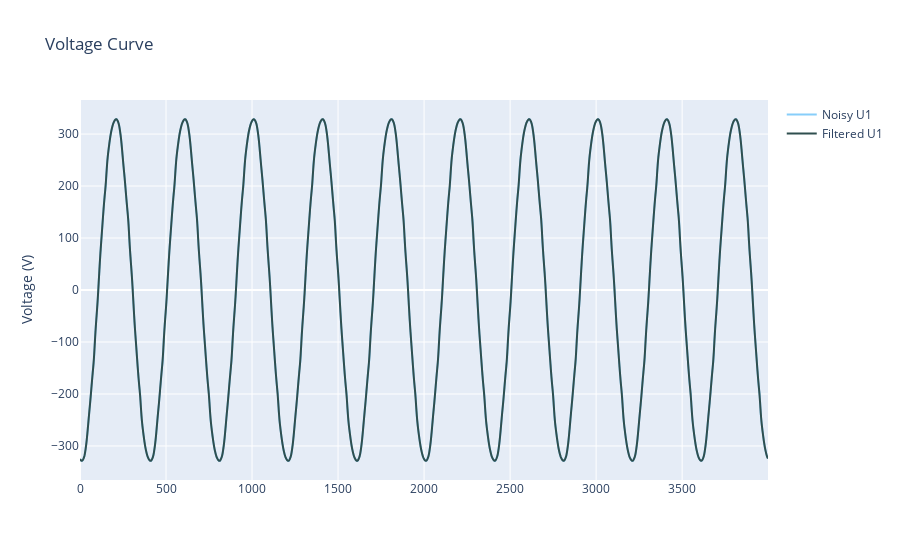

Source (notebook cell):
### Code cell
fig = go.Figure()

fig.add_trace(go.Scatter(
            # x = time.to_numpy(),
            y = V1,
            line =  dict(shape =  'spline', color = 'lightskyblue'),
            name = 'Noisy U1',
            ))

fig.add_trace(go.Scatter(
            y = V1_filt,
            line =  dict(shape =  'spline', color = 'darkslategrey'),
            name = 'Filtered U1'
            ))

fig.update_layout(
    title='Voltage Curve',
    # xaxis_title='',
    yaxis_title='Voltage (V)',
)

fig.show()

### Figure 1 — Plotly figure (JSON) as saved in the notebook; plotly's stock layout.template omitted (floating-point values rounded to 4 significant figures; data arrays with more than 128 entries replaced by an {"elided": "..."} marker saying what was removed)
{"data": [{"line": {"color": "lightskyblue", "shape": "spline"}, "name": "Noisy U1", "type": "scatter", "y": {"elided": "4000 float values"}}, {"line": {"color": "darkslategrey", "shape": "spline"}, "name": "Filtered U1", "type": "scatter", "y": {"elided": "4000 float values"}}], "layout": {"title": {"text": "Voltage Curve"}, "yaxis": {"title": {"text": "Voltage (V)"}}}}
